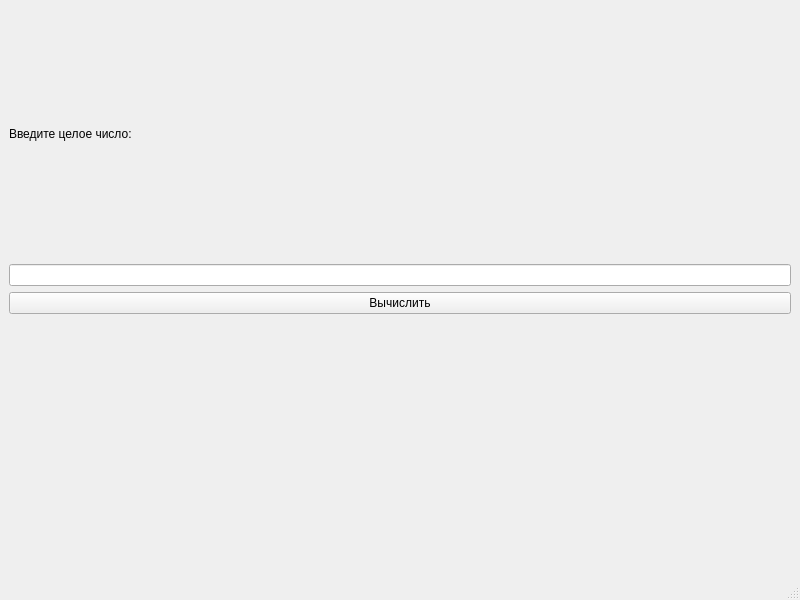
<?xml version="1.0" encoding="UTF-8"?>
<ui version="4.0">
 <class>MainWindow</class>
 <widget class="QMainWindow" name="MainWindow">
  <property name="geometry">
   <rect>
    <x>0</x>
    <y>0</y>
    <width>800</width>
    <height>600</height>
   </rect>
  </property>
  <property name="windowTitle">
   <string>MainWindow</string>
  </property>
  <widget class="QWidget" name="centralwidget">
   <layout class="QGridLayout" name="gridLayout_2">
    <item row="0" column="0">
     <layout class="QGridLayout" name="gridLayout">
      <item row="0" column="0">
       <widget class="QLabel" name="numberLabel">
        <property name="text">
         <string>Введите целое число:</string>
        </property>
       </widget>
      </item>
      <item row="1" column="0">
       <widget class="QLineEdit" name="numberLineEdit"/>
      </item>
      <item row="2" column="0">
       <widget class="QPushButton" name="calculateButton">
        <property name="text">
         <string>Вычислить</string>
        </property>
       </widget>
      </item>
      <item row="3" column="0">
       <widget class="QLabel" name="reversedLabel">
        <property name="text">
         <string/>
        </property>
       </widget>
      </item>
     </layout>
    </item>
   </layout>
  </widget>
  <widget class="QMenuBar" name="menubar">
   <property name="geometry">
    <rect>
     <x>0</x>
     <y>0</y>
     <width>800</width>
     <height>22</height>
    </rect>
   </property>
  </widget>
  <widget class="QStatusBar" name="statusbar"/>
 </widget>
 <resources/>
 <connections/>
</ui>
